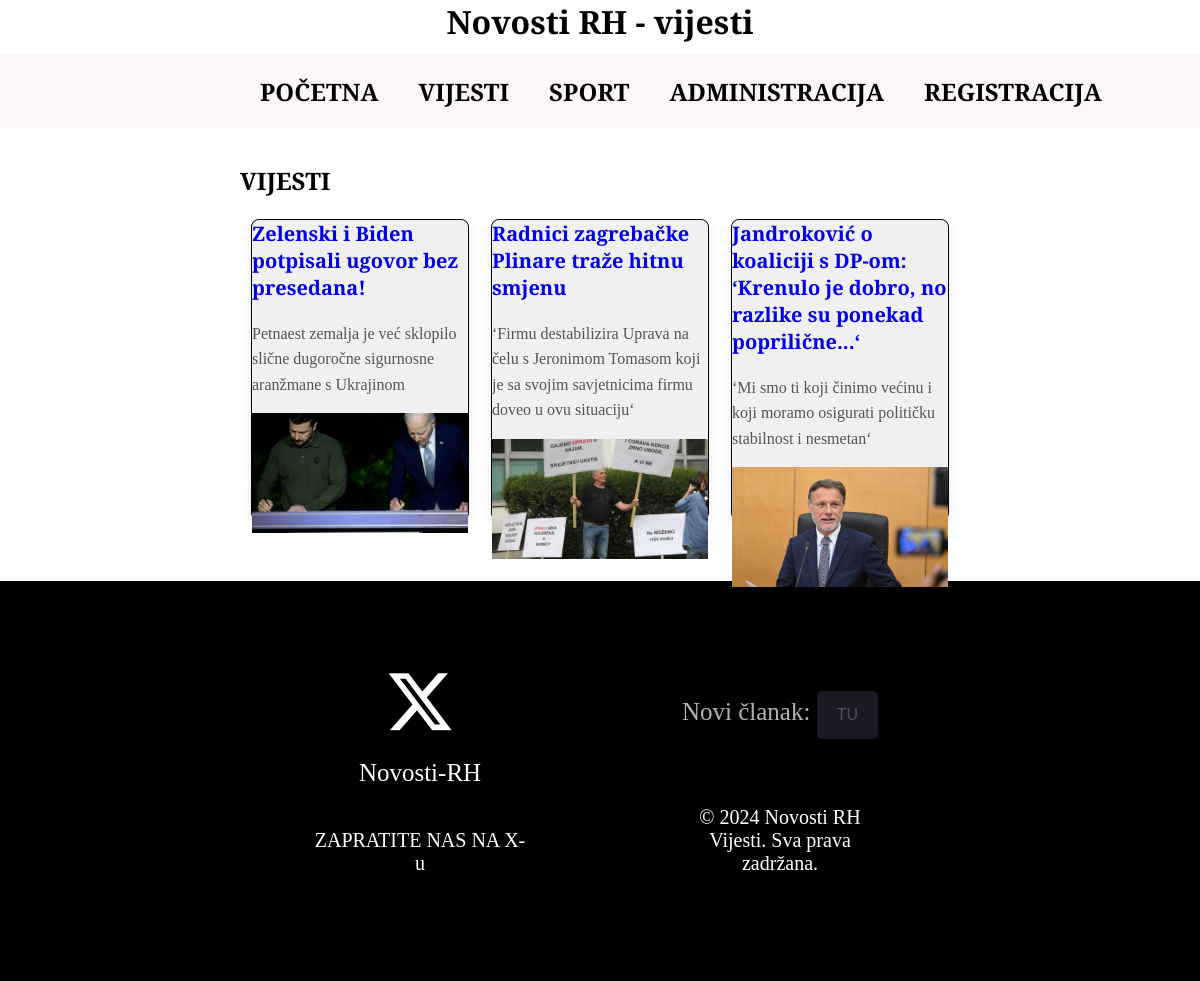
The app's page /kategorija.php?kategorija=vijesti with its own data.
### tables this page shows
CREATE TABLE `vijesti` (
  `id` int(11) NOT NULL,
  `naslov` varchar(255) NOT NULL,
  `sazetak` text NOT NULL,
  `tekst` text NOT NULL,
  `kategorija` varchar(50) NOT NULL,
  `slika` varchar(255) NOT NULL,
  `arhiva` tinyint(1) NOT NULL DEFAULT 0,
  `datum_unosa` datetime NOT NULL
);

### kategorija.php (the view, shortened to what this page needs)
<?php
include 'connect.php';
if (isset($_GET['kategorija'])) {
    $kategorija = $_GET['kategorija'];
    $query = "SELECT * FROM vijesti WHERE kategorija = '$kategorija' AND arhiva = 0";
    $result = mysqli_query($dbc, $query) or die('Error querying database.');
    echo "<!DOCTYPE html>
<html lang=\"hr\">
<head>
    <meta charset=\"UTF-8\">
    <meta name=\"viewport\" content=\"width=device-width, initial-scale=1.0\">
    <link rel=\"stylesheet\" type=\"text/css\" href=\"style.css\">
    <link rel=\"preconnect\" href=\"https://fonts.googleapis.com\">
    <link rel=\"preconnect\" href=\"https://fonts.gstatic.com\" crossorigin>
    <link href=\"https://fonts.googleapis.com/css2?family=Playfair+Display:ital,wght@0,400..900;1,400..900&display=swap\" rel=\"stylesheet\">
    <script src=\"https://kit.fontawesome.com/ab4f60abf5.js\" crossorigin=\"anonymous\"></script>
    <title>PWA Projekt - $kategorija</title>
</head>
<body>
    <header>
        <h1>Novosti RH - $kategorija</h1>
    </header>
    <nav>
        <ul>
            <li><h2><a href=\"/mywebsite/index.php\">POČETNA</a></h2></li>
            <li><h2><a href=\"/mywebsite/kategorija.php?kategorija=vijesti\">VIJESTI</a></h2></li>
            <li><h2><a href=\"/mywebsite/kategorija.php?kategorija=sport\">SPORT</a></h2></li>
            <li><h2><a href=\"/mywebsite/administracija.php\">Administracija</a></h2></li>
            <li><h2><a href=\"/mywebsite/registracija.php\">Registracija</a></h2></li>
        </ul>
    </nav>";
    echo "<section id=\"$kategorija\">";
    echo "<h2>$kategorija</h2>";
    echo "<div class=\"flex-container\">";
    if (mysqli_num_rows($result) > 0) {
        while ($row = mysqli_fetch_assoc($result)) {
            echo "<div class='news-item'>";
            echo "<h3><a href='clanak.php?id={$row['id']}'>{$row['naslov']}</a></h3>";
            echo "<p>{$row['sazetak']}</p>";
            echo "<img src='/mywebsite/uploads/{$row['slika']}' alt='Slika'>";
            echo "</div>";
        }
    } else {
        echo "<p>Nema vijesti za prikaz u kategoriji $kategorija.</p>";
    }
    echo "</div>";
    echo "</section>";
    echo "<footer>
        <section>
            <div>
                <i class=\"fa-brands fa-x-twitter\" style=\"color: #ffffff; font-size: 70px;\"></i>
                <a href=\"#\">Novosti-RH</a>
                <p>ZAPRATITE NAS NA X-u</p>
            </div>
            <div>
                <h3>Novi članak: <a href=\"unos.php\"><button>TU</button></a></h3>
                <p>&copy; 2024 Novosti RH Vijesti. Sva prava zadržana.</p>
            </div>
        </section>
    </footer>
</body>
</html>";
} else {
    echo "<p>Nije odabrana kategorija vijesti.</p>";
}
?>

### style.css (style rules this page uses)
body { font-family: "Playfair Display", serif; margin: 0; }
a { text-decoration: none; }
header h1 { width: auto; text-align: center; padding: 0; margin: 0; }
nav { margin-top: 1%; padding: 0; background-color: #fcf7f7; }
nav ul { display: flex; align-items:center ; justify-content: space-around; padding: 0; margin-right: 20%; margin-left: 20%; margin-top: 0; margin-bottom: 0; }
li { padding: 10px; list-style-type: none; }
nav ul a { display: inline-block; border-radius: 20px; text-decoration: none; color: black; padding: 10px; }
h2 { margin: 0; padding: 0; text-transform: uppercase; }
section { margin-top: 3%; margin-bottom: 0; margin-left: 20%; margin-right: 20%; padding: 0; height: auto; }
section h2 { margin-bottom: 3%; }
.flex-container { display: flex; flex-direction: row; justify-content: space-around; width: 100%; }
.flex-container div { margin: 0; padding: 0; height: 300px; width: 30%; border: 1px solid black; }
footer { margin-top: 5%; height: 400px; width: 100%; background-color: rgb(0, 0, 0); }
footer section { height: 100%; margin-right: 20%; margin-left: 20%; display: flex; justify-content: space-around; align-items: center; text-align: center; }
footer div { height: 250px; width: 30%; display: flex; flex-direction: column; justify-content:space-around; align-items:center; }
footer div p { color: white; font-size: 20px; }
footer div a { font-size: 25px; color: white; text-decoration: none; }
footer div h3 { color: white; font-size: 25px; font-weight: 25; opacity: 0.7; }
footer h3 button { margin: auto; padding: 15px 20px; font-size: 16px; background-color: #535377; color: white; border: none; cursor: pointer; border-radius: 5px; opacity: 0.45; }
.news-item { background-color: #f0f0f0; padding: 20px; margin-bottom: 20px; border-radius: 8px; box-shadow: 0 4px 8px rgba(0, 0, 0, 0.1); }
.news-item img { width: 100%; height: 40%; object-fit: cover; margin-bottom: 10px; }
.news-item h3 { margin-top: 0; font-size: 20px; color: #333; }
.news-item p { margin-top: 10px; font-size: 16px; line-height: 1.6; color: #555; }

### records on screen
vijesti: naslov "Zelenski i Biden potpisali ugovor bez presedana!", sazetak "Petnaest zemalja je već sklopilo slične dugoročne sigurnosne aranžmane s Ukrajinom", slika (picture)
vijesti: naslov "Radnici zagrebačke Plinare traže hitnu smjenu", sazetak "‘Firmu destabilizira Uprava na čelu s Jeronimom Tomasom koji je sa svojim savjetnicima firmu doveo u ovu situaciju‘", slika (picture)
vijesti: naslov "Jandroković o koaliciji s DP-om: ‘Krenulo je dobro, no razlike su ponekad poprilične...‘", sazetak "‘Mi smo ti koji činimo većinu i koji moramo osigurati političku stabilnost i nesmetan‘", slika (picture)

### other values on screen
$kategorija "vijesti"
$kategorija "VIJESTI"
